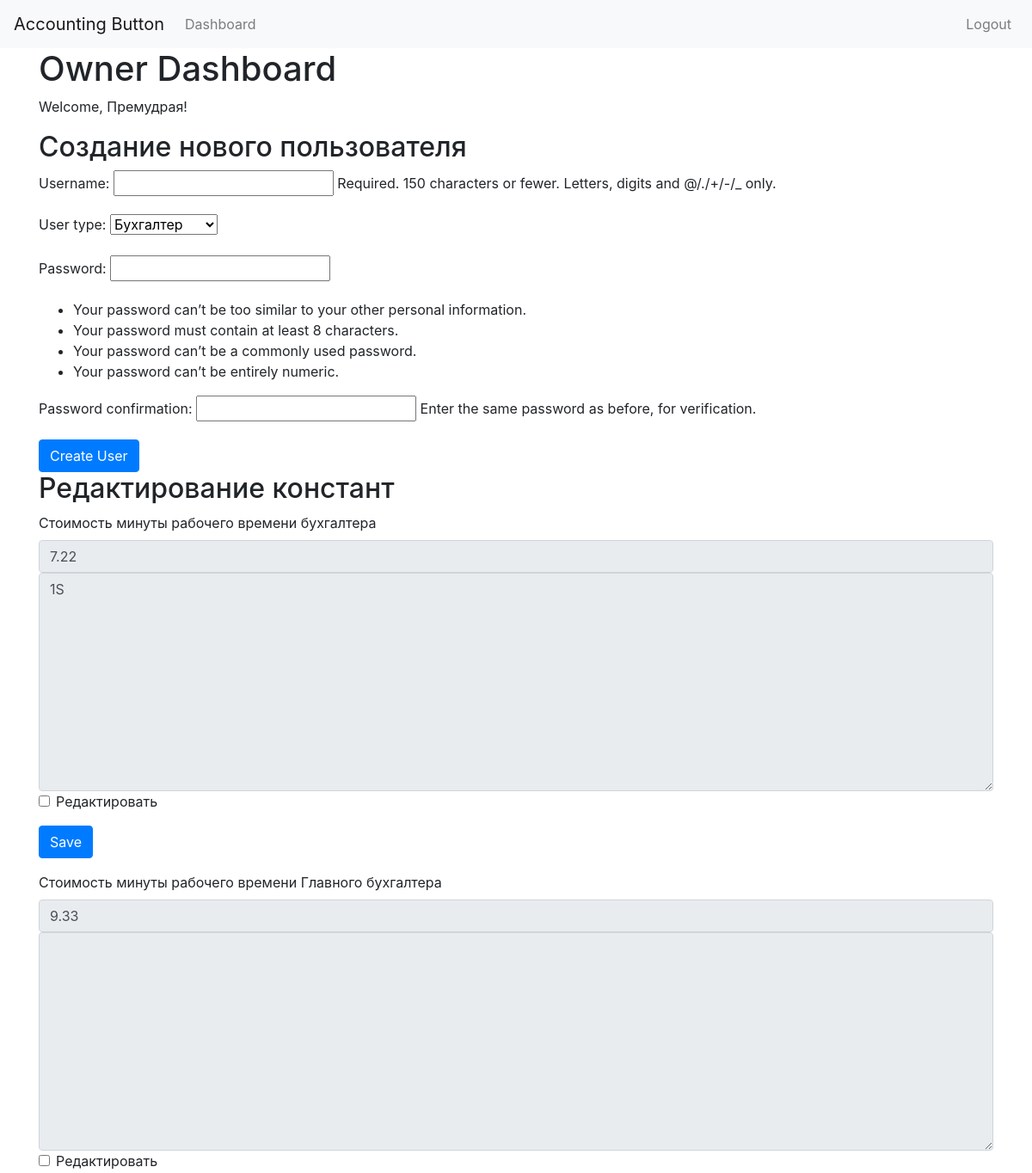
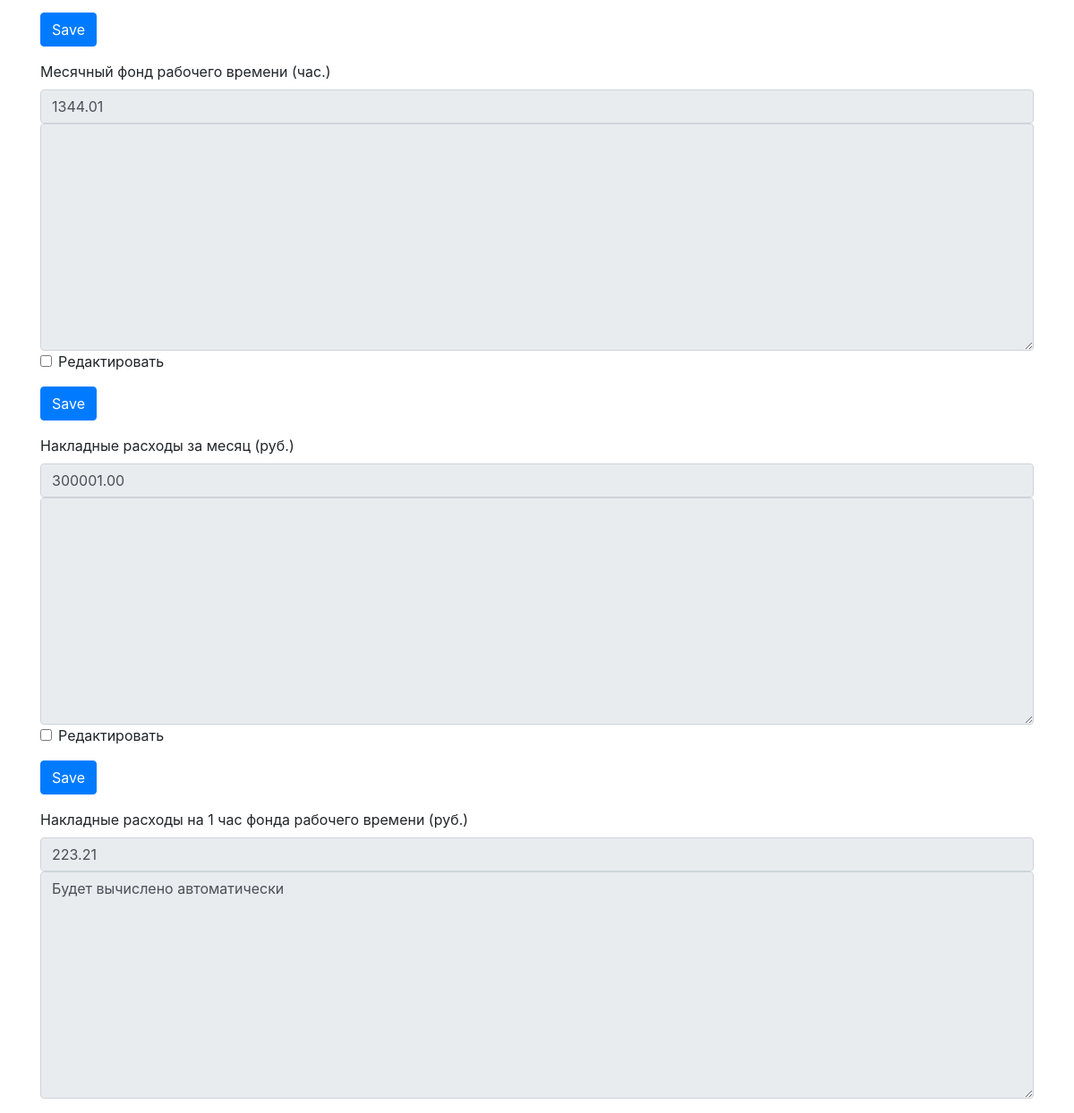
The app's page /owner/ (signed in), older data (2 pictures, top to bottom).
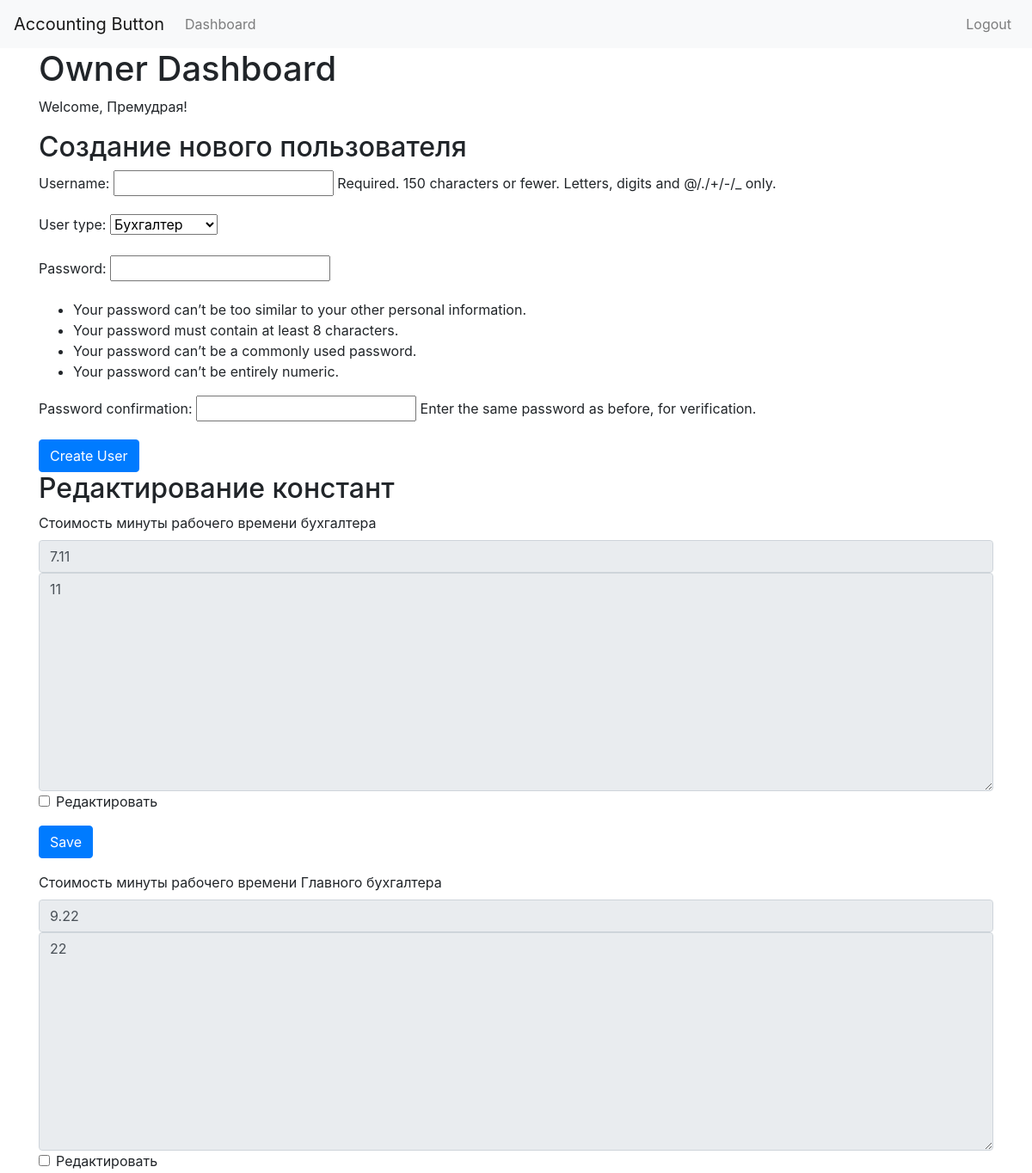
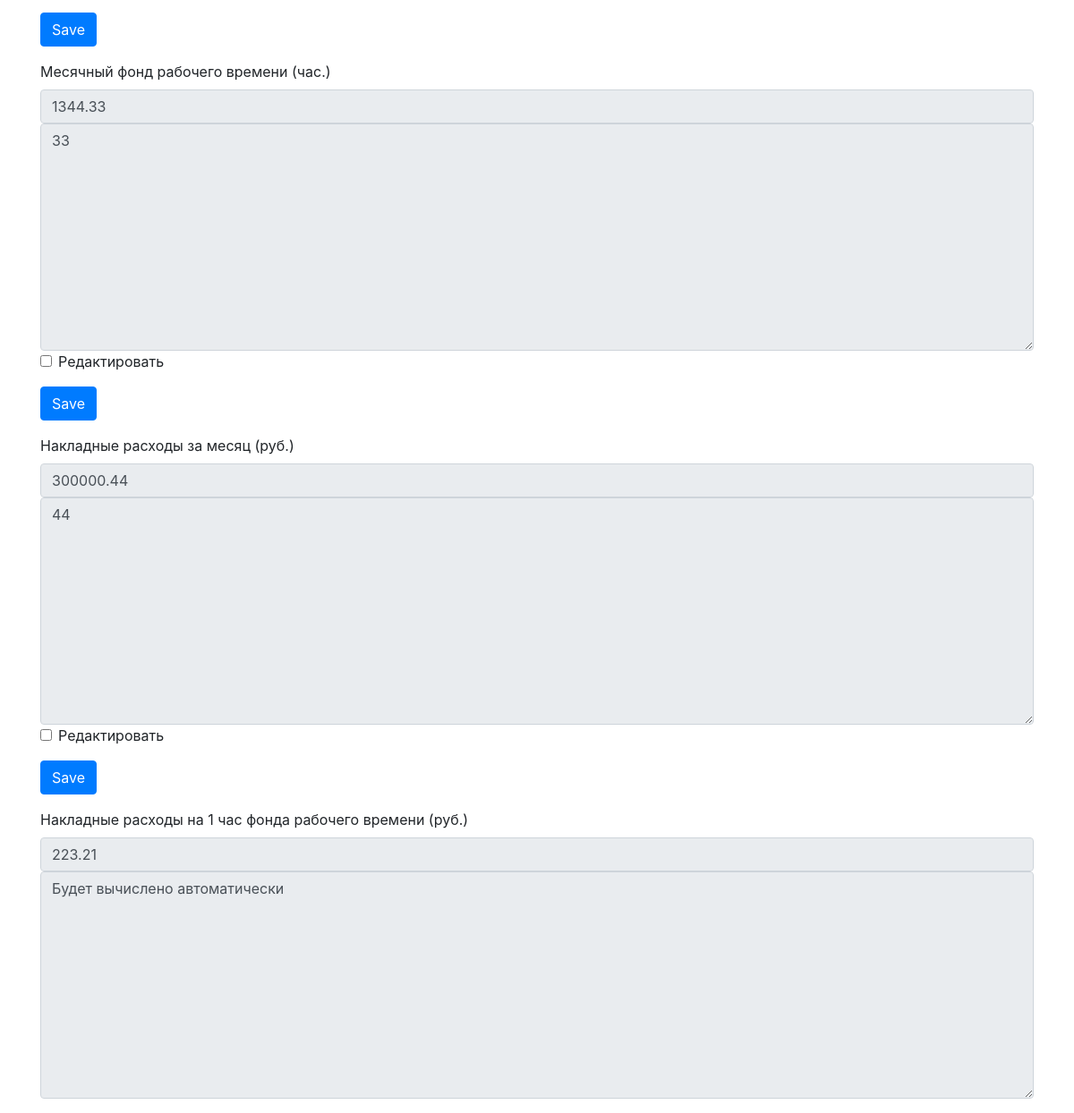
The same page, newer data (2 pictures, top to bottom).
### Accounting_button/models.py (models this page shows, shortened)
class CustomUser(AbstractUser):
    USER_TYPES = (
        ('accountant', 'Бухгалтер'),
        ('director', 'Директор'),
        ('owner', 'Собственник'),
    )
    user_type = models.CharField(max_length=10, choices=USER_TYPES, default='accountant')

class Constant(models.Model):
    name = models.CharField(max_length=150, unique=True)  # Наименование
    value = models.DecimalField(max_digits=10, decimal_places=2)  # Значение
    comment = models.TextField(blank=True)  # Комментарий

### Accounting_button/views.py (the view)
# urls.py: path('owner/', views.owner_dashboard, name='owner_dashboard'),
@login_required
def owner_dashboard(request):
    if request.method == 'POST' and 'create_user' in request.POST:
        form_user = CustomUserCreationForm(request.POST)
        if form_user.is_valid():
            form_user.save()
            return redirect('owner_dashboard')
    else:
        form_user = CustomUserCreationForm()
    if request.method == 'POST' and 'constant_id' in request.POST:
        constant_id = request.POST.get('constant_id')
        constant = Constant.objects.get(id=constant_id)
        form_constant = ConstantForm(request.POST, instance=constant)
        if form_constant.is_valid():
            form_constant.save()
            return redirect('owner_dashboard')
    else:
        constants = Constant.objects.all()
        constants_forms = [(constant, ConstantForm(instance=constant)) for constant in constants]
    return render(request, 'Accounting_button/owner_dashboard.html', {
        'form_user': form_user,
        'constants_forms': constants_forms,
        'user': request.user,
    })

### Accounting_button/forms.py
class CustomUserCreationForm(UserCreationForm):
    class Meta:
        model = CustomUser
        fields = ('username', 'user_type', 'password1', 'password2')

### Accounting_button/templates/Accounting_button/owner_dashboard.html (shortened to what this page needs)
{% extends "Accounting_button/base.html" %}
{% load static %}
{% block content %}
<h1>Owner Dashboard</h1>
<p>Welcome, {{ user.username }}!</p>
<h2>Создание нового пользователя</h2>
<form method="post">
    {{ form_user.as_p }}
    <button type="submit" name="create_user" class="btn btn-primary">Create User</button>
</form>
<h2>Редактирование констант</h2>
{% for constant, form_constant in constants_forms %}
    <form method="post" class="mb-3">
        <div class="form-group">
            <label>{{ constant.name }}</label>
            {{ form_constant.value }}
            {{ form_constant.comment }}
            {% if not forloop.last %}
            <div class="form-check">
                <input type="checkbox" class="form-check-input" id="edit_mode_{{ constant.id }}" onchange="toggleEditMode({{ constant.id }})">
                <label class="form-check-label" for="edit_mode_{{ constant.id }}">Редактировать</label>
            </div>
            {% endif %}
        </div>
        {% if constant.name != "Накладные расходы на 1 час фонда рабочего времени (руб.)" %}
        <button type="submit" class="btn btn-primary">Save</button>
        {% endif %}
    </form>
{% endfor %}
{% endblock %}

### Accounting_button/templates/Accounting_button/base.html (shortened to what this page needs)
<!DOCTYPE html>
<html lang="en">
<head>
    <link href="https://stackpath.bootstrapcdn.com/bootstrap/4.5.2/css/bootstrap.min.css" rel="stylesheet">
    {% load static %}
    <link href="{% static 'Accounting_button/css/styles.css' %}" rel="stylesheet">
</head>
<body>
    <nav class="navbar navbar-expand-lg navbar-light bg-light">
        <a class="navbar-brand" href="#">Accounting Button</a>
        <div class="collapse navbar-collapse">
            <ul class="navbar-nav mr-auto">
                <li class="nav-item">
                    <a class="nav-link" href="{% url 'dashboard' %}">Dashboard</a>
                </li>
            </ul>
            <ul class="navbar-nav ml-auto">
                {% if user.is_authenticated %}
                    <li class="nav-item">
                        <a class="nav-link" href="{% url 'logout' %}">Logout</a>
                    </li>
                {% else %}
                    <li class="nav-item">
                        <a class="nav-link" href="{% url 'login' %}">Login</a>
                    </li>
                {% endif %}
            </ul>
        </div>
    </nav>
    <div class="container">
        {% block content %}{% endblock %}
    </div>
</body>
</html>

Row changes from the older to the newer data that the page shows:
changed Constant "Стоимость минуты рабочего времени бухгалтера": value "7.22" → "7.11"; comment "1S" → "11"
changed Constant "Стоимость минуты рабочего времени Главного бухгалтера": value "9.33" → "9.22"; comment (not shown) → "22"
changed Constant "Месячный фонд рабочего времени (час.)": value "1344.01" → "1344.33"; comment (not shown) → "33"
changed Constant "Накладные расходы за месяц (руб.)": value "300001.00" → "300000.44"; comment (not shown) → "44"
